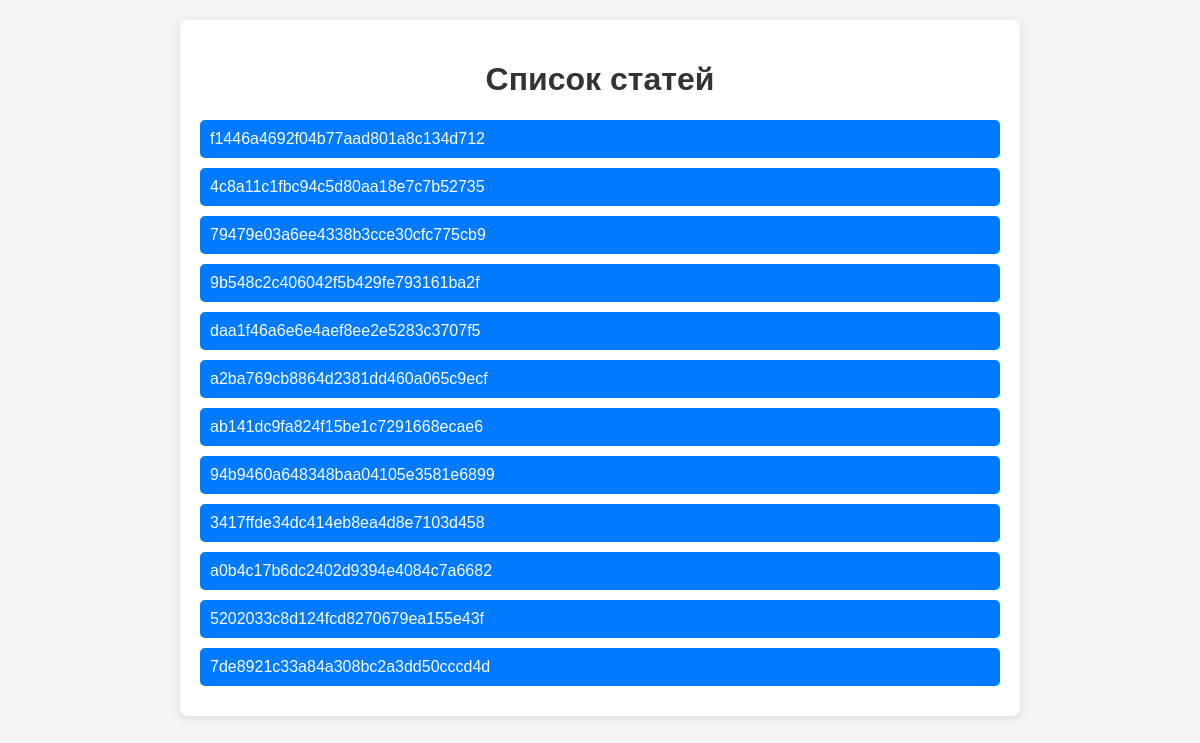
/focus/list/ (signed in), run on the app's committed database.
### focus/models.py (models this page shows, shortened)
class Url(models.Model):
    id = models.AutoField(primary_key=True)
    user = models.ForeignKey(User, on_delete=models.CASCADE, related_name='text') # поменять related_name
    url = models.CharField(max_length= 71)

### focus/views.py (the view)
# urls.py: path('focus/list/',focus_views.focus_list_view,name = 'list_url'),
def focus_list_view(request):
    url_instances = Url.objects.filter(user=request.user)
    return render(request, 'url_art.html', {'article': url_instances})

### templates/url_art.html (shortened to what this page needs)
<!DOCTYPE html>
<html lang="en">
<head>
</head>
<body>
    <div class="container">
        <h1>Список статей</h1>
        {% for url in article %}
            <a href="{{ url.url }}">{{ url.url }}</a>
        {% endfor %}
    </div>
</body>
</html>

### templates/url_art.html (style rules this page uses)
body { font-family: Arial, sans-serif; background-color: #f4f4f4; margin: 0; padding: 20px; }
h1 { text-align: center; color: #333; }
.container { max-width: 800px; margin: 0 auto; background: #fff; padding: 20px; border-radius: 8px; box-shadow: 0 2px 10px rgba(0, 0, 0, 0.1); }
a { display: block; margin: 10px 0; padding: 10px; background: #007BFF; color: white; text-decoration: none; border-radius: 5px; transition: background 0.3s; }

### data on the page
Url: url "f1446a4692f04b77aad801a8c134d712"
Url: url "4c8a11c1fbc94c5d80aa18e7c7b52735"
Url: url "79479e03a6ee4338b3cce30cfc775cb9"
Url: url "9b548c2c406042f5b429fe793161ba2f"
Url: url "daa1f46a6e6e4aef8ee2e5283c3707f5"
Url: url "a2ba769cb8864d2381dd460a065c9ecf"
Url: url "ab141dc9fa824f15be1c7291668ecae6"
Url: url "94b9460a648348baa04105e3581e6899"
Url: url "3417ffde34dc414eb8ea4d8e7103d458"
Url: url "a0b4c17b6dc2402d9394e4084c7a6682"
Url: url "5202033c8d124fcd8270679ea155e43f"
Url: url "7de8921c33a84a308bc2a3dd50cccd4d"
